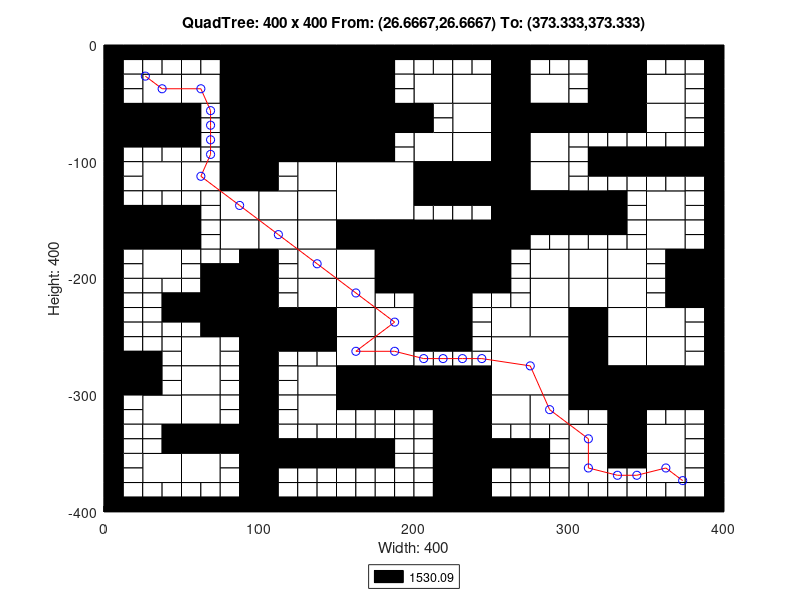

The MATLAB script that drew this image:
axis([0 400 -400 0]);
title('QuadTree: 400 x 400 From: (26.6667,26.6667) To: (373.333,373.333)');
xlabel('Width: 400');
ylabel('Height: 400');
rectangle('Position',[100 -50 50 50], 'FaceColor',[0 0 0]);
rectangle('Position',[100 -100 50 50], 'FaceColor',[0 0 0]);
rectangle('Position',[150 -150 50 50], 'FaceColor',[1 1 1]);
rectangle('Position',[200 -200 50 50], 'FaceColor',[0 0 0]);
rectangle('Position',[250 -300 50 50], 'FaceColor',[1 1 1]);
rectangle('Position',[25 -50 25 25], 'FaceColor',[1 1 1]);
rectangle('Position',[75 -25 25 25], 'FaceColor',[0 0 0]);
rectangle('Position',[50 -50 25 25], 'FaceColor',[1 1 1]);
rectangle('Position',[75 -50 25 25], 'FaceColor',[0 0 0]);
rectangle('Position',[0 -75 25 25], 'FaceColor',[0 0 0]);
rectangle('Position',[25 -75 25 25], 'FaceColor',[0 0 0]);
rectangle('Position',[75 -75 25 25], 'FaceColor',[0 0 0]);
rectangle('Position',[75 -100 25 25], 'FaceColor',[0 0 0]);
rectangle('Position',[150 -25 25 25], 'FaceColor',[0 0 0]);
rectangle('Position',[150 -50 25 25], 'FaceColor',[0 0 0]);
rectangle('Position',[150 -75 25 25], 'FaceColor',[0 0 0]);
rectangle('Position',[175 -75 25 25], 'FaceColor',[0 0 0]);
rectangle('Position',[150 -100 25 25], 'FaceColor',[0 0 0]);
rectangle('Position',[25 -125 25 25], 'FaceColor',[1 1 1]);
rectangle('Position',[50 -125 25 25], 'FaceColor',[1 1 1]);
rectangle('Position',[75 -125 25 25], 'FaceColor',[0 0 0]);
rectangle('Position',[75 -150 25 25], 'FaceColor',[1 1 1]);
rectangle('Position',[0 -175 25 25], 'FaceColor',[0 0 0]);
rectangle('Position',[25 -175 25 25], 'FaceColor',[0 0 0]);
rectangle('Position',[25 -200 25 25], 'FaceColor',[1 1 1]);
rectangle('Position',[75 -175 25 25], 'FaceColor',[1 1 1]);
rectangle('Position',[125 -125 25 25], 'FaceColor',[1 1 1]);
rectangle('Position',[100 -150 25 25], 'FaceColor',[1 1 1]);
rectangle('Position',[125 -150 25 25], 'FaceColor',[1 1 1]);
rectangle('Position',[100 -175 25 25], 'FaceColor',[1 1 1]);
rectangle('Position',[125 -175 25 25], 'FaceColor',[1 1 1]);
rectangle('Position',[125 -200 25 25], 'FaceColor',[1 1 1]);
rectangle('Position',[150 -175 25 25], 'FaceColor',[0 0 0]);
rectangle('Position',[175 -175 25 25], 'FaceColor',[0 0 0]);
rectangle('Position',[150 -200 25 25], 'FaceColor',[1 1 1]);
rectangle('Position',[175 -200 25 25], 'FaceColor',[0 0 0]);
rectangle('Position',[200 -50 25 25], 'FaceColor',[1 1 1]);
rectangle('Position',[225 -50 25 25], 'FaceColor',[1 1 1]);
rectangle('Position',[250 -25 25 25], 'FaceColor',[0 0 0]);
rectangle('Position',[250 -50 25 25], 'FaceColor',[0 0 0]);
rectangle('Position',[275 -50 25 25], 'FaceColor',[1 1 1]);
rectangle('Position',[225 -75 25 25], 'FaceColor',[1 1 1]);
rectangle('Position',[200 -100 25 25], 'FaceColor',[1 1 1]);
rectangle('Position',[225 -100 25 25], 'FaceColor',[1 1 1]);
rectangle('Position',[250 -75 25 25], 'FaceColor',[0 0 0]);
rectangle('Position',[275 -75 25 25], 'FaceColor',[0 0 0]);
rectangle('Position',[250 -100 25 25], 'FaceColor',[0 0 0]);
rectangle('Position',[275 -100 25 25], 'FaceColor',[1 1 1]);
rectangle('Position',[325 -25 25 25], 'FaceColor',[0 0 0]);
rectangle('Position',[325 -50 25 25], 'FaceColor',[0 0 0]);
rectangle('Position',[350 -50 25 25], 'FaceColor',[1 1 1]);
rectangle('Position',[300 -75 25 25], 'FaceColor',[0 0 0]);
rectangle('Position',[325 -75 25 25], 'FaceColor',[0 0 0]);
rectangle('Position',[350 -75 25 25], 'FaceColor',[1 1 1]);
rectangle('Position',[200 -125 25 25], 'FaceColor',[0 0 0]);
rectangle('Position',[225 -125 25 25], 'FaceColor',[0 0 0]);
rectangle('Position',[250 -125 25 25], 'FaceColor',[0 0 0]);
rectangle('Position',[275 -125 25 25], 'FaceColor',[1 1 1]);
rectangle('Position',[250 -150 25 25], 'FaceColor',[0 0 0]);
rectangle('Position',[275 -150 25 25], 'FaceColor',[0 0 0]);
rectangle('Position',[250 -175 25 25], 'FaceColor',[0 0 0]);
rectangle('Position',[275 -200 25 25], 'FaceColor',[1 1 1]);
rectangle('Position',[300 -150 25 25], 'FaceColor',[0 0 0]);
rectangle('Position',[350 -150 25 25], 'FaceColor',[1 1 1]);
rectangle('Position',[300 -200 25 25], 'FaceColor',[1 1 1]);
rectangle('Position',[325 -200 25 25], 'FaceColor',[1 1 1]);
rectangle('Position',[350 -175 25 25], 'FaceColor',[1 1 1]);
rectangle('Position',[375 -200 25 25], 'FaceColor',[0 0 0]);
rectangle('Position',[75 -225 25 25], 'FaceColor',[0 0 0]);
rectangle('Position',[75 -250 25 25], 'FaceColor',[0 0 0]);
rectangle('Position',[0 -300 25 25], 'FaceColor',[0 0 0]);
rectangle('Position',[50 -275 25 25], 'FaceColor',[1 1 1]);
rectangle('Position',[50 -300 25 25], 'FaceColor',[1 1 1]);
rectangle('Position',[125 -225 25 25], 'FaceColor',[1 1 1]);
rectangle('Position',[100 -250 25 25], 'FaceColor',[0 0 0]);
rectangle('Position',[125 -250 25 25], 'FaceColor',[0 0 0]);
rectangle('Position',[150 -225 25 25], 'FaceColor',[1 1 1]);
rectangle('Position',[150 -250 25 25], 'FaceColor',[1 1 1]);
rectangle('Position',[175 -250 25 25], 'FaceColor',[1 1 1]);
rectangle('Position',[125 -300 25 25], 'FaceColor',[1 1 1]);
rectangle('Position',[150 -275 25 25], 'FaceColor',[1 1 1]);
rectangle('Position',[175 -275 25 25], 'FaceColor',[1 1 1]);
rectangle('Position',[150 -300 25 25], 'FaceColor',[0 0 0]);
rectangle('Position',[175 -300 25 25], 'FaceColor',[0 0 0]);
rectangle('Position',[25 -325 25 25], 'FaceColor',[1 1 1]);
rectangle('Position',[50 -325 25 25], 'FaceColor',[1 1 1]);
rectangle('Position',[50 -350 25 25], 'FaceColor',[0 0 0]);
rectangle('Position',[75 -350 25 25], 'FaceColor',[0 0 0]);
rectangle('Position',[25 -375 25 25], 'FaceColor',[1 1 1]);
rectangle('Position',[50 -375 25 25], 'FaceColor',[1 1 1]);
rectangle('Position',[125 -325 25 25], 'FaceColor',[1 1 1]);
rectangle('Position',[200 -225 25 25], 'FaceColor',[0 0 0]);
rectangle('Position',[200 -250 25 25], 'FaceColor',[0 0 0]);
rectangle('Position',[275 -225 25 25], 'FaceColor',[1 1 1]);
rectangle('Position',[250 -250 25 25], 'FaceColor',[1 1 1]);
rectangle('Position',[275 -250 25 25], 'FaceColor',[1 1 1]);
rectangle('Position',[200 -300 25 25], 'FaceColor',[0 0 0]);
rectangle('Position',[225 -300 25 25], 'FaceColor',[0 0 0]);
rectangle('Position',[300 -225 25 25], 'FaceColor',[1 1 1]);
rectangle('Position',[325 -225 25 25], 'FaceColor',[1 1 1]);
rectangle('Position',[300 -250 25 25], 'FaceColor',[0 0 0]);
rectangle('Position',[325 -250 25 25], 'FaceColor',[1 1 1]);
rectangle('Position',[375 -225 25 25], 'FaceColor',[0 0 0]);
rectangle('Position',[350 -250 25 25], 'FaceColor',[1 1 1]);
rectangle('Position',[300 -275 25 25], 'FaceColor',[0 0 0]);
rectangle('Position',[325 -275 25 25], 'FaceColor',[1 1 1]);
rectangle('Position',[300 -300 25 25], 'FaceColor',[0 0 0]);
rectangle('Position',[325 -300 25 25], 'FaceColor',[0 0 0]);
rectangle('Position',[350 -275 25 25], 'FaceColor',[1 1 1]);
rectangle('Position',[350 -300 25 25], 'FaceColor',[0 0 0]);
rectangle('Position',[375 -300 25 25], 'FaceColor',[0 0 0]);
rectangle('Position',[225 -325 25 25], 'FaceColor',[0 0 0]);
rectangle('Position',[225 -350 25 25], 'FaceColor',[0 0 0]);
rectangle('Position',[250 -325 25 25], 'FaceColor',[1 1 1]);
rectangle('Position',[275 -325 25 25], 'FaceColor',[1 1 1]);
rectangle('Position',[225 -375 25 25], 'FaceColor',[0 0 0]);
rectangle('Position',[225 -400 25 25], 'FaceColor',[0 0 0]);
rectangle('Position',[325 -325 25 25], 'FaceColor',[0 0 0]);
rectangle('Position',[300 -350 25 25], 'FaceColor',[1 1 1]);
rectangle('Position',[325 -350 25 25], 'FaceColor',[0 0 0]);
rectangle('Position',[350 -350 25 25], 'FaceColor',[1 1 1]);
rectangle('Position',[300 -375 25 25], 'FaceColor',[1 1 1]);
rectangle('Position',[350 -375 25 25], 'FaceColor',[1 1 1]);
rectangle('Position',[0 -12.5 12.5 12.5], 'FaceColor',[0 0 0]);
rectangle('Position',[12.5 -12.5 12.5 12.5], 'FaceColor',[0 0 0]);
rectangle('Position',[0 -25 12.5 12.5], 'FaceColor',[0 0 0]);
rectangle('Position',[12.5 -25 12.5 12.5], 'FaceColor',[1 1 1]);
rectangle('Position',[25 -12.5 12.5 12.5], 'FaceColor',[0 0 0]);
rectangle('Position',[37.5 -12.5 12.5 12.5], 'FaceColor',[0 0 0]);
rectangle('Position',[25 -25 12.5 12.5], 'FaceColor',[1 1 1]);
rectangle('Position',[37.5 -25 12.5 12.5], 'FaceColor',[1 1 1]);
rectangle('Position',[0 -37.5 12.5 12.5], 'FaceColor',[0 0 0]);
rectangle('Position',[12.5 -37.5 12.5 12.5], 'FaceColor',[1 1 1]);
rectangle('Position',[0 -50 12.5 12.5], 'FaceColor',[0 0 0]);
rectangle('Position',[12.5 -50 12.5 12.5], 'FaceColor',[1 1 1]);
rectangle('Position',[50 -12.5 12.5 12.5], 'FaceColor',[0 0 0]);
rectangle('Position',[62.5 -12.5 12.5 12.5], 'FaceColor',[0 0 0]);
rectangle('Position',[50 -25 12.5 12.5], 'FaceColor',[1 1 1]);
rectangle('Position',[62.5 -25 12.5 12.5], 'FaceColor',[1 1 1]);
rectangle('Position',[0 -87.5 12.5 12.5], 'FaceColor',[0 0 0]);
rectangle('Position',[12.5 -87.5 12.5 12.5], 'FaceColor',[0 0 0]);
rectangle('Position',[0 -100 12.5 12.5], 'FaceColor',[0 0 0]);
rectangle('Position',[12.5 -100 12.5 12.5], 'FaceColor',[1 1 1]);
rectangle('Position',[25 -87.5 12.5 12.5], 'FaceColor',[0 0 0]);
rectangle('Position',[37.5 -87.5 12.5 12.5], 'FaceColor',[0 0 0]);
rectangle('Position',[25 -100 12.5 12.5], 'FaceColor',[1 1 1]);
rectangle('Position',[37.5 -100 12.5 12.5], 'FaceColor',[1 1 1]);
rectangle('Position',[50 -62.5 12.5 12.5], 'FaceColor',[0 0 0]);
rectangle('Position',[62.5 -62.5 12.5 12.5], 'FaceColor',[1 1 1]);
rectangle('Position',[50 -75 12.5 12.5], 'FaceColor',[0 0 0]);
rectangle('Position',[62.5 -75 12.5 12.5], 'FaceColor',[1 1 1]);
rectangle('Position',[50 -87.5 12.5 12.5], 'FaceColor',[0 0 0]);
rectangle('Position',[62.5 -87.5 12.5 12.5], 'FaceColor',[1 1 1]);
rectangle('Position',[50 -100 12.5 12.5], 'FaceColor',[1 1 1]);
rectangle('Position',[62.5 -100 12.5 12.5], 'FaceColor',[1 1 1]);
rectangle('Position',[175 -12.5 12.5 12.5], 'FaceColor',[0 0 0]);
rectangle('Position',[187.5 -12.5 12.5 12.5], 'FaceColor',[0 0 0]);
rectangle('Position',[175 -25 12.5 12.5], 'FaceColor',[0 0 0]);
rectangle('Position',[187.5 -25 12.5 12.5], 'FaceColor',[1 1 1]);
rectangle('Position',[175 -37.5 12.5 12.5], 'FaceColor',[0 0 0]);
rectangle('Position',[187.5 -37.5 12.5 12.5], 'FaceColor',[1 1 1]);
rectangle('Position',[175 -50 12.5 12.5], 'FaceColor',[0 0 0]);
rectangle('Position',[187.5 -50 12.5 12.5], 'FaceColor',[1 1 1]);
rectangle('Position',[175 -87.5 12.5 12.5], 'FaceColor',[0 0 0]);
rectangle('Position',[187.5 -87.5 12.5 12.5], 'FaceColor',[1 1 1]);
rectangle('Position',[175 -100 12.5 12.5], 'FaceColor',[0 0 0]);
rectangle('Position',[187.5 -100 12.5 12.5], 'FaceColor',[1 1 1]);
rectangle('Position',[0 -112.5 12.5 12.5], 'FaceColor',[0 0 0]);
rectangle('Position',[12.5 -112.5 12.5 12.5], 'FaceColor',[1 1 1]);
rectangle('Position',[0 -125 12.5 12.5], 'FaceColor',[0 0 0]);
rectangle('Position',[12.5 -125 12.5 12.5], 'FaceColor',[1 1 1]);
rectangle('Position',[0 -137.5 12.5 12.5], 'FaceColor',[0 0 0]);
rectangle('Position',[12.5 -137.5 12.5 12.5], 'FaceColor',[1 1 1]);
rectangle('Position',[0 -150 12.5 12.5], 'FaceColor',[0 0 0]);
rectangle('Position',[12.5 -150 12.5 12.5], 'FaceColor',[0 0 0]);
rectangle('Position',[25 -137.5 12.5 12.5], 'FaceColor',[1 1 1]);
rectangle('Position',[37.5 -137.5 12.5 12.5], 'FaceColor',[1 1 1]);
rectangle('Position',[25 -150 12.5 12.5], 'FaceColor',[0 0 0]);
rectangle('Position',[37.5 -150 12.5 12.5], 'FaceColor',[0 0 0]);
rectangle('Position',[50 -137.5 12.5 12.5], 'FaceColor',[1 1 1]);
rectangle('Position',[62.5 -137.5 12.5 12.5], 'FaceColor',[1 1 1]);
rectangle('Position',[50 -150 12.5 12.5], 'FaceColor',[0 0 0]);
rectangle('Position',[62.5 -150 12.5 12.5], 'FaceColor',[1 1 1]);
rectangle('Position',[0 -187.5 12.5 12.5], 'FaceColor',[0 0 0]);
rectangle('Position',[12.5 -187.5 12.5 12.5], 'FaceColor',[1 1 1]);
rectangle('Position',[0 -200 12.5 12.5], 'FaceColor',[0 0 0]);
rectangle('Position',[12.5 -200 12.5 12.5], 'FaceColor',[1 1 1]);
rectangle('Position',[50 -162.5 12.5 12.5], 'FaceColor',[0 0 0]);
rectangle('Position',[62.5 -162.5 12.5 12.5], 'FaceColor',[1 1 1]);
rectangle('Position',[50 -175 12.5 12.5], 'FaceColor',[0 0 0]);
rectangle('Position',[62.5 -175 12.5 12.5], 'FaceColor',[1 1 1]);
rectangle('Position',[50 -187.5 12.5 12.5], 'FaceColor',[1 1 1]);
rectangle('Position',[62.5 -187.5 12.5 12.5], 'FaceColor',[1 1 1]);
rectangle('Position',[50 -200 12.5 12.5], 'FaceColor',[1 1 1]);
rectangle('Position',[62.5 -200 12.5 12.5], 'FaceColor',[0 0 0]);
rectangle('Position',[75 -187.5 12.5 12.5], 'FaceColor',[1 1 1]);
rectangle('Position',[87.5 -187.5 12.5 12.5], 'FaceColor',[0 0 0]);
rectangle('Position',[75 -200 12.5 12.5], 'FaceColor',[0 0 0]);
rectangle('Position',[87.5 -200 12.5 12.5], 'FaceColor',[0 0 0]);
rectangle('Position',[100 -112.5 12.5 12.5], 'FaceColor',[0 0 0]);
rectangle('Position',[112.5 -112.5 12.5 12.5], 'FaceColor',[1 1 1]);
rectangle('Position',[100 -125 12.5 12.5], 'FaceColor',[0 0 0]);
rectangle('Position',[112.5 -125 12.5 12.5], 'FaceColor',[1 1 1]);
rectangle('Position',[100 -187.5 12.5 12.5], 'FaceColor',[0 0 0]);
rectangle('Position',[112.5 -187.5 12.5 12.5], 'FaceColor',[1 1 1]);
rectangle('Position',[100 -200 12.5 12.5], 'FaceColor',[0 0 0]);
rectangle('Position',[112.5 -200 12.5 12.5], 'FaceColor',[1 1 1]);
rectangle('Position',[200 -12.5 12.5 12.5], 'FaceColor',[0 0 0]);
rectangle('Position',[212.5 -12.5 12.5 12.5], 'FaceColor',[0 0 0]);
rectangle('Position',[200 -25 12.5 12.5], 'FaceColor',[1 1 1]);
rectangle('Position',[212.5 -25 12.5 12.5], 'FaceColor',[1 1 1]);
rectangle('Position',[225 -12.5 12.5 12.5], 'FaceColor',[0 0 0]);
rectangle('Position',[237.5 -12.5 12.5 12.5], 'FaceColor',[0 0 0]);
rectangle('Position',[225 -25 12.5 12.5], 'FaceColor',[1 1 1]);
rectangle('Position',[237.5 -25 12.5 12.5], 'FaceColor',[1 1 1]);
rectangle('Position',[275 -12.5 12.5 12.5], 'FaceColor',[0 0 0]);
rectangle('Position',[287.5 -12.5 12.5 12.5], 'FaceColor',[0 0 0]);
rectangle('Position',[275 -25 12.5 12.5], 'FaceColor',[1 1 1]);
rectangle('Position',[287.5 -25 12.5 12.5], 'FaceColor',[1 1 1]);
rectangle('Position',[200 -62.5 12.5 12.5], 'FaceColor',[0 0 0]);
rectangle('Position',[212.5 -62.5 12.5 12.5], 'FaceColor',[1 1 1]);
rectangle('Position',[200 -75 12.5 12.5], 'FaceColor',[0 0 0]);
rectangle('Position',[212.5 -75 12.5 12.5], 'FaceColor',[1 1 1]);
rectangle('Position',[300 -12.5 12.5 12.5], 'FaceColor',[0 0 0]);
rectangle('Position',[312.5 -12.5 12.5 12.5], 'FaceColor',[0 0 0]);
rectangle('Position',[300 -25 12.5 12.5], 'FaceColor',[1 1 1]);
rectangle('Position',[312.5 -25 12.5 12.5], 'FaceColor',[0 0 0]);
rectangle('Position',[300 -37.5 12.5 12.5], 'FaceColor',[1 1 1]);
rectangle('Position',[312.5 -37.5 12.5 12.5], 'FaceColor',[0 0 0]);
rectangle('Position',[300 -50 12.5 12.5], 'FaceColor',[1 1 1]);
rectangle('Position',[312.5 -50 12.5 12.5], 'FaceColor',[0 0 0]);
rectangle('Position',[350 -12.5 12.5 12.5], 'FaceColor',[0 0 0]);
rectangle('Position',[362.5 -12.5 12.5 12.5], 'FaceColor',[0 0 0]);
rectangle('Position',[350 -25 12.5 12.5], 'FaceColor',[1 1 1]);
rectangle('Position',[362.5 -25 12.5 12.5], 'FaceColor',[1 1 1]);
rectangle('Position',[375 -12.5 12.5 12.5], 'FaceColor',[0 0 0]);
rectangle('Position',[387.5 -12.5 12.5 12.5], 'FaceColor',[0 0 0]);
rectangle('Position',[375 -25 12.5 12.5], 'FaceColor',[1 1 1]);
rectangle('Position',[387.5 -25 12.5 12.5], 'FaceColor',[0 0 0]);
rectangle('Position',[375 -37.5 12.5 12.5], 'FaceColor',[1 1 1]);
rectangle('Position',[387.5 -37.5 12.5 12.5], 'FaceColor',[0 0 0]);
rectangle('Position',[375 -50 12.5 12.5], 'FaceColor',[1 1 1]);
rectangle('Position',[387.5 -50 12.5 12.5], 'FaceColor',[0 0 0]);
rectangle('Position',[300 -87.5 12.5 12.5], 'FaceColor',[1 1 1]);
rectangle('Position',[312.5 -87.5 12.5 12.5], 'FaceColor',[1 1 1]);
rectangle('Position',[300 -100 12.5 12.5], 'FaceColor',[1 1 1]);
rectangle('Position',[312.5 -100 12.5 12.5], 'FaceColor',[0 0 0]);
rectangle('Position',[325 -87.5 12.5 12.5], 'FaceColor',[1 1 1]);
rectangle('Position',[337.5 -87.5 12.5 12.5], 'FaceColor',[1 1 1]);
rectangle('Position',[325 -100 12.5 12.5], 'FaceColor',[0 0 0]);
rectangle('Position',[337.5 -100 12.5 12.5], 'FaceColor',[0 0 0]);
rectangle('Position',[375 -62.5 12.5 12.5], 'FaceColor',[1 1 1]);
rectangle('Position',[387.5 -62.5 12.5 12.5], 'FaceColor',[0 0 0]);
rectangle('Position',[375 -75 12.5 12.5], 'FaceColor',[1 1 1]);
rectangle('Position',[387.5 -75 12.5 12.5], 'FaceColor',[0 0 0]);
rectangle('Position',[350 -87.5 12.5 12.5], 'FaceColor',[1 1 1]);
rectangle('Position',[362.5 -87.5 12.5 12.5], 'FaceColor',[1 1 1]);
rectangle('Position',[350 -100 12.5 12.5], 'FaceColor',[0 0 0]);
rectangle('Position',[362.5 -100 12.5 12.5], 'FaceColor',[0 0 0]);
rectangle('Position',[375 -87.5 12.5 12.5], 'FaceColor',[1 1 1]);
rectangle('Position',[387.5 -87.5 12.5 12.5], 'FaceColor',[0 0 0]);
rectangle('Position',[375 -100 12.5 12.5], 'FaceColor',[0 0 0]);
rectangle('Position',[387.5 -100 12.5 12.5], 'FaceColor',[0 0 0]);
rectangle('Position',[200 -137.5 12.5 12.5], 'FaceColor',[0 0 0]);
rectangle('Position',[212.5 -137.5 12.5 12.5], 'FaceColor',[0 0 0]);
rectangle('Position',[200 -150 12.5 12.5], 'FaceColor',[1 1 1]);
rectangle('Position',[212.5 -150 12.5 12.5], 'FaceColor',[1 1 1]);
rectangle('Position',[225 -137.5 12.5 12.5], 'FaceColor',[0 0 0]);
rectangle('Position',[237.5 -137.5 12.5 12.5], 'FaceColor',[0 0 0]);
rectangle('Position',[225 -150 12.5 12.5], 'FaceColor',[1 1 1]);
rectangle('Position',[237.5 -150 12.5 12.5], 'FaceColor',[1 1 1]);
rectangle('Position',[275 -162.5 12.5 12.5], 'FaceColor',[0 0 0]);
rectangle('Position',[287.5 -162.5 12.5 12.5], 'FaceColor',[0 0 0]);
rectangle('Position',[275 -175 12.5 12.5], 'FaceColor',[1 1 1]);
rectangle('Position',[287.5 -175 12.5 12.5], 'FaceColor',[1 1 1]);
rectangle('Position',[250 -187.5 12.5 12.5], 'FaceColor',[0 0 0]);
rectangle('Position',[262.5 -187.5 12.5 12.5], 'FaceColor',[1 1 1]);
rectangle('Position',[250 -200 12.5 12.5], 'FaceColor',[0 0 0]);
rectangle('Position',[262.5 -200 12.5 12.5], 'FaceColor',[1 1 1]);
rectangle('Position',[300 -112.5 12.5 12.5], 'FaceColor',[1 1 1]);
rectangle('Position',[312.5 -112.5 12.5 12.5], 'FaceColor',[0 0 0]);
rectangle('Position',[300 -125 12.5 12.5], 'FaceColor',[1 1 1]);
rectangle('Position',[312.5 -125 12.5 12.5], 'FaceColor',[1 1 1]);
rectangle('Position',[325 -112.5 12.5 12.5], 'FaceColor',[0 0 0]);
rectangle('Position',[337.5 -112.5 12.5 12.5], 'FaceColor',[0 0 0]);
rectangle('Position',[325 -125 12.5 12.5], 'FaceColor',[1 1 1]);
rectangle('Position',[337.5 -125 12.5 12.5], 'FaceColor',[1 1 1]);
rectangle('Position',[325 -137.5 12.5 12.5], 'FaceColor',[0 0 0]);
rectangle('Position',[337.5 -137.5 12.5 12.5], 'FaceColor',[1 1 1]);
rectangle('Position',[325 -150 12.5 12.5], 'FaceColor',[0 0 0]);
rectangle('Position',[337.5 -150 12.5 12.5], 'FaceColor',[1 1 1]);
rectangle('Position',[350 -112.5 12.5 12.5], 'FaceColor',[0 0 0]);
rectangle('Position',[362.5 -112.5 12.5 12.5], 'FaceColor',[0 0 0]);
rectangle('Position',[350 -125 12.5 12.5], 'FaceColor',[1 1 1]);
rectangle('Position',[362.5 -125 12.5 12.5], 'FaceColor',[1 1 1]);
rectangle('Position',[375 -112.5 12.5 12.5], 'FaceColor',[0 0 0]);
rectangle('Position',[387.5 -112.5 12.5 12.5], 'FaceColor',[0 0 0]);
rectangle('Position',[375 -125 12.5 12.5], 'FaceColor',[1 1 1]);
rectangle('Position',[387.5 -125 12.5 12.5], 'FaceColor',[0 0 0]);
rectangle('Position',[375 -137.5 12.5 12.5], 'FaceColor',[1 1 1]);
rectangle('Position',[387.5 -137.5 12.5 12.5], 'FaceColor',[0 0 0]);
rectangle('Position',[375 -150 12.5 12.5], 'FaceColor',[1 1 1]);
rectangle('Position',[387.5 -150 12.5 12.5], 'FaceColor',[0 0 0]);
rectangle('Position',[300 -162.5 12.5 12.5], 'FaceColor',[0 0 0]);
rectangle('Position',[312.5 -162.5 12.5 12.5], 'FaceColor',[0 0 0]);
rectangle('Position',[300 -175 12.5 12.5], 'FaceColor',[1 1 1]);
rectangle('Position',[312.5 -175 12.5 12.5], 'FaceColor',[1 1 1]);
rectangle('Position',[325 -162.5 12.5 12.5], 'FaceColor',[0 0 0]);
rectangle('Position',[337.5 -162.5 12.5 12.5], 'FaceColor',[1 1 1]);
rectangle('Position',[325 -175 12.5 12.5], 'FaceColor',[1 1 1]);
rectangle('Position',[337.5 -175 12.5 12.5], 'FaceColor',[1 1 1]);
rectangle('Position',[375 -162.5 12.5 12.5], 'FaceColor',[1 1 1]);
rectangle('Position',[387.5 -162.5 12.5 12.5], 'FaceColor',[0 0 0]);
rectangle('Position',[375 -175 12.5 12.5], 'FaceColor',[1 1 1]);
rectangle('Position',[387.5 -175 12.5 12.5], 'FaceColor',[0 0 0]);
rectangle('Position',[350 -187.5 12.5 12.5], 'FaceColor',[1 1 1]);
rectangle('Position',[362.5 -187.5 12.5 12.5], 'FaceColor',[0 0 0]);
rectangle('Position',[350 -200 12.5 12.5], 'FaceColor',[1 1 1]);
rectangle('Position',[362.5 -200 12.5 12.5], 'FaceColor',[0 0 0]);
rectangle('Position',[0 -212.5 12.5 12.5], 'FaceColor',[0 0 0]);
rectangle('Position',[12.5 -212.5 12.5 12.5], 'FaceColor',[1 1 1]);
rectangle('Position',[0 -225 12.5 12.5], 'FaceColor',[0 0 0]);
rectangle('Position',[12.5 -225 12.5 12.5], 'FaceColor',[1 1 1]);
rectangle('Position',[25 -212.5 12.5 12.5], 'FaceColor',[1 1 1]);
rectangle('Position',[37.5 -212.5 12.5 12.5], 'FaceColor',[1 1 1]);
rectangle('Position',[25 -225 12.5 12.5], 'FaceColor',[1 1 1]);
rectangle('Position',[37.5 -225 12.5 12.5], 'FaceColor',[0 0 0]);
rectangle('Position',[0 -237.5 12.5 12.5], 'FaceColor',[0 0 0]);
rectangle('Position',[12.5 -237.5 12.5 12.5], 'FaceColor',[1 1 1]);
rectangle('Position',[0 -250 12.5 12.5], 'FaceColor',[0 0 0]);
rectangle('Position',[12.5 -250 12.5 12.5], 'FaceColor',[1 1 1]);
rectangle('Position',[25 -237.5 12.5 12.5], 'FaceColor',[1 1 1]);
rectangle('Position',[37.5 -237.5 12.5 12.5], 'FaceColor',[0 0 0]);
rectangle('Position',[25 -250 12.5 12.5], 'FaceColor',[1 1 1]);
rectangle('Position',[37.5 -250 12.5 12.5], 'FaceColor',[1 1 1]);
rectangle('Position',[50 -212.5 12.5 12.5], 'FaceColor',[1 1 1]);
rectangle('Position',[62.5 -212.5 12.5 12.5], 'FaceColor',[0 0 0]);
rectangle('Position',[50 -225 12.5 12.5], 'FaceColor',[0 0 0]);
rectangle('Position',[62.5 -225 12.5 12.5], 'FaceColor',[0 0 0]);
rectangle('Position',[50 -237.5 12.5 12.5], 'FaceColor',[0 0 0]);
rectangle('Position',[62.5 -237.5 12.5 12.5], 'FaceColor',[0 0 0]);
rectangle('Position',[50 -250 12.5 12.5], 'FaceColor',[1 1 1]);
rectangle('Position',[62.5 -250 12.5 12.5], 'FaceColor',[0 0 0]);
rectangle('Position',[0 -262.5 12.5 12.5], 'FaceColor',[0 0 0]);
rectangle('Position',[12.5 -262.5 12.5 12.5], 'FaceColor',[1 1 1]);
rectangle('Position',[0 -275 12.5 12.5], 'FaceColor',[0 0 0]);
rectangle('Position',[12.5 -275 12.5 12.5], 'FaceColor',[0 0 0]);
rectangle('Position',[25 -262.5 12.5 12.5], 'FaceColor',[1 1 1]);
rectangle('Position',[37.5 -262.5 12.5 12.5], 'FaceColor',[1 1 1]);
rectangle('Position',[25 -275 12.5 12.5], 'FaceColor',[0 0 0]);
rectangle('Position',[37.5 -275 12.5 12.5], 'FaceColor',[1 1 1]);
rectangle('Position',[25 -287.5 12.5 12.5], 'FaceColor',[0 0 0]);
rectangle('Position',[37.5 -287.5 12.5 12.5], 'FaceColor',[1 1 1]);
rectangle('Position',[25 -300 12.5 12.5], 'FaceColor',[0 0 0]);
rectangle('Position',[37.5 -300 12.5 12.5], 'FaceColor',[1 1 1]);
rectangle('Position',[75 -262.5 12.5 12.5], 'FaceColor',[1 1 1]);
rectangle('Position',[87.5 -262.5 12.5 12.5], 'FaceColor',[0 0 0]);
rectangle('Position',[75 -275 12.5 12.5], 'FaceColor',[1 1 1]);
rectangle('Position',[87.5 -275 12.5 12.5], 'FaceColor',[0 0 0]);
rectangle('Position',[75 -287.5 12.5 12.5], 'FaceColor',[1 1 1]);
rectangle('Position',[87.5 -287.5 12.5 12.5], 'FaceColor',[0 0 0]);
rectangle('Position',[75 -300 12.5 12.5], 'FaceColor',[1 1 1]);
rectangle('Position',[87.5 -300 12.5 12.5], 'FaceColor',[0 0 0]);
rectangle('Position',[100 -212.5 12.5 12.5], 'FaceColor',[0 0 0]);
rectangle('Position',[112.5 -212.5 12.5 12.5], 'FaceColor',[1 1 1]);
rectangle('Position',[100 -225 12.5 12.5], 'FaceColor',[0 0 0]);
rectangle('Position',[112.5 -225 12.5 12.5], 'FaceColor',[1 1 1]);
rectangle('Position',[175 -212.5 12.5 12.5], 'FaceColor',[0 0 0]);
rectangle('Position',[187.5 -212.5 12.5 12.5], 'FaceColor',[0 0 0]);
rectangle('Position',[175 -225 12.5 12.5], 'FaceColor',[1 1 1]);
rectangle('Position',[187.5 -225 12.5 12.5], 'FaceColor',[1 1 1]);
rectangle('Position',[100 -262.5 12.5 12.5], 'FaceColor',[0 0 0]);
rectangle('Position',[112.5 -262.5 12.5 12.5], 'FaceColor',[0 0 0]);
rectangle('Position',[100 -275 12.5 12.5], 'FaceColor',[0 0 0]);
rectangle('Position',[112.5 -275 12.5 12.5], 'FaceColor',[1 1 1]);
rectangle('Position',[125 -262.5 12.5 12.5], 'FaceColor',[0 0 0]);
rectangle('Position',[137.5 -262.5 12.5 12.5], 'FaceColor',[0 0 0]);
rectangle('Position',[125 -275 12.5 12.5], 'FaceColor',[1 1 1]);
rectangle('Position',[137.5 -275 12.5 12.5], 'FaceColor',[1 1 1]);
rectangle('Position',[100 -287.5 12.5 12.5], 'FaceColor',[0 0 0]);
rectangle('Position',[112.5 -287.5 12.5 12.5], 'FaceColor',[1 1 1]);
rectangle('Position',[100 -300 12.5 12.5], 'FaceColor',[0 0 0]);
rectangle('Position',[112.5 -300 12.5 12.5], 'FaceColor',[1 1 1]);
rectangle('Position',[0 -312.5 12.5 12.5], 'FaceColor',[0 0 0]);
rectangle('Position',[12.5 -312.5 12.5 12.5], 'FaceColor',[1 1 1]);
rectangle('Position',[0 -325 12.5 12.5], 'FaceColor',[0 0 0]);
rectangle('Position',[12.5 -325 12.5 12.5], 'FaceColor',[1 1 1]);
rectangle('Position',[0 -337.5 12.5 12.5], 'FaceColor',[0 0 0]);
rectangle('Position',[12.5 -337.5 12.5 12.5], 'FaceColor',[1 1 1]);
rectangle('Position',[0 -350 12.5 12.5], 'FaceColor',[0 0 0]);
rectangle('Position',[12.5 -350 12.5 12.5], 'FaceColor',[1 1 1]);
rectangle('Position',[25 -337.5 12.5 12.5], 'FaceColor',[1 1 1]);
rectangle('Position',[37.5 -337.5 12.5 12.5], 'FaceColor',[0 0 0]);
rectangle('Position',[25 -350 12.5 12.5], 'FaceColor',[1 1 1]);
rectangle('Position',[37.5 -350 12.5 12.5], 'FaceColor',[0 0 0]);
rectangle('Position',[75 -312.5 12.5 12.5], 'FaceColor',[1 1 1]);
rectangle('Position',[87.5 -312.5 12.5 12.5], 'FaceColor',[0 0 0]);
rectangle('Position',[75 -325 12.5 12.5], 'FaceColor',[1 1 1]);
rectangle('Position',[87.5 -325 12.5 12.5], 'FaceColor',[0 0 0]);
rectangle('Position',[0 -362.5 12.5 12.5], 'FaceColor',[0 0 0]);
rectangle('Position',[12.5 -362.5 12.5 12.5], 'FaceColor',[1 1 1]);
rectangle('Position',[0 -375 12.5 12.5], 'FaceColor',[0 0 0]);
rectangle('Position',[12.5 -375 12.5 12.5], 'FaceColor',[1 1 1]);
rectangle('Position',[0 -387.5 12.5 12.5], 'FaceColor',[0 0 0]);
rectangle('Position',[12.5 -387.5 12.5 12.5], 'FaceColor',[1 1 1]);
rectangle('Position',[0 -400 12.5 12.5], 'FaceColor',[0 0 0]);
rectangle('Position',[12.5 -400 12.5 12.5], 'FaceColor',[0 0 0]);
rectangle('Position',[25 -387.5 12.5 12.5], 'FaceColor',[1 1 1]);
rectangle('Position',[37.5 -387.5 12.5 12.5], 'FaceColor',[1 1 1]);
rectangle('Position',[25 -400 12.5 12.5], 'FaceColor',[0 0 0]);
rectangle('Position',[37.5 -400 12.5 12.5], 'FaceColor',[0 0 0]);
rectangle('Position',[75 -362.5 12.5 12.5], 'FaceColor',[1 1 1]);
rectangle('Position',[87.5 -362.5 12.5 12.5], 'FaceColor',[0 0 0]);
rectangle('Position',[75 -375 12.5 12.5], 'FaceColor',[1 1 1]);
rectangle('Position',[87.5 -375 12.5 12.5], 'FaceColor',[0 0 0]);
rectangle('Position',[50 -387.5 12.5 12.5], 'FaceColor',[1 1 1]);
rectangle('Position',[62.5 -387.5 12.5 12.5], 'FaceColor',[1 1 1]);
rectangle('Position',[50 -400 12.5 12.5], 'FaceColor',[0 0 0]);
rectangle('Position',[62.5 -400 12.5 12.5], 'FaceColor',[0 0 0]);
rectangle('Position',[75 -387.5 12.5 12.5], 'FaceColor',[1 1 1]);
rectangle('Position',[87.5 -387.5 12.5 12.5], 'FaceColor',[0 0 0]);
rectangle('Position',[75 -400 12.5 12.5], 'FaceColor',[0 0 0]);
rectangle('Position',[87.5 -400 12.5 12.5], 'FaceColor',[0 0 0]);
rectangle('Position',[100 -312.5 12.5 12.5], 'FaceColor',[0 0 0]);
rectangle('Position',[112.5 -312.5 12.5 12.5], 'FaceColor',[1 1 1]);
rectangle('Position',[100 -325 12.5 12.5], 'FaceColor',[0 0 0]);
rectangle('Position',[112.5 -325 12.5 12.5], 'FaceColor',[1 1 1]);
rectangle('Position',[100 -337.5 12.5 12.5], 'FaceColor',[0 0 0]);
rectangle('Position',[112.5 -337.5 12.5 12.5], 'FaceColor',[1 1 1]);
rectangle('Position',[100 -350 12.5 12.5], 'FaceColor',[0 0 0]);
rectangle('Position',[112.5 -350 12.5 12.5], 'FaceColor',[0 0 0]);
rectangle('Position',[125 -337.5 12.5 12.5], 'FaceColor',[1 1 1]);
rectangle('Position',[137.5 -337.5 12.5 12.5], 'FaceColor',[1 1 1]);
rectangle('Position',[125 -350 12.5 12.5], 'FaceColor',[0 0 0]);
rectangle('Position',[137.5 -350 12.5 12.5], 'FaceColor',[0 0 0]);
rectangle('Position',[150 -312.5 12.5 12.5], 'FaceColor',[0 0 0]);
rectangle('Position',[162.5 -312.5 12.5 12.5], 'FaceColor',[0 0 0]);
rectangle('Position',[150 -325 12.5 12.5], 'FaceColor',[1 1 1]);
rectangle('Position',[162.5 -325 12.5 12.5], 'FaceColor',[1 1 1]);
rectangle('Position',[175 -312.5 12.5 12.5], 'FaceColor',[0 0 0]);
rectangle('Position',[187.5 -312.5 12.5 12.5], 'FaceColor',[0 0 0]);
rectangle('Position',[175 -325 12.5 12.5], 'FaceColor',[1 1 1]);
rectangle('Position',[187.5 -325 12.5 12.5], 'FaceColor',[1 1 1]);
rectangle('Position',[150 -337.5 12.5 12.5], 'FaceColor',[1 1 1]);
rectangle('Position',[162.5 -337.5 12.5 12.5], 'FaceColor',[1 1 1]);
rectangle('Position',[150 -350 12.5 12.5], 'FaceColor',[0 0 0]);
rectangle('Position',[162.5 -350 12.5 12.5], 'FaceColor',[0 0 0]);
rectangle('Position',[175 -337.5 12.5 12.5], 'FaceColor',[1 1 1]);
rectangle('Position',[187.5 -337.5 12.5 12.5], 'FaceColor',[1 1 1]);
rectangle('Position',[175 -350 12.5 12.5], 'FaceColor',[0 0 0]);
rectangle('Position',[187.5 -350 12.5 12.5], 'FaceColor',[1 1 1]);
rectangle('Position',[100 -362.5 12.5 12.5], 'FaceColor',[0 0 0]);
rectangle('Position',[112.5 -362.5 12.5 12.5], 'FaceColor',[0 0 0]);
rectangle('Position',[100 -375 12.5 12.5], 'FaceColor',[0 0 0]);
rectangle('Position',[112.5 -375 12.5 12.5], 'FaceColor',[1 1 1]);
rectangle('Position',[125 -362.5 12.5 12.5], 'FaceColor',[0 0 0]);
rectangle('Position',[137.5 -362.5 12.5 12.5], 'FaceColor',[0 0 0]);
rectangle('Position',[125 -375 12.5 12.5], 'FaceColor',[1 1 1]);
rectangle('Position',[137.5 -375 12.5 12.5], 'FaceColor',[1 1 1]);
rectangle('Position',[100 -387.5 12.5 12.5], 'FaceColor',[0 0 0]);
rectangle('Position',[112.5 -387.5 12.5 12.5], 'FaceColor',[1 1 1]);
rectangle('Position',[100 -400 12.5 12.5], 'FaceColor',[0 0 0]);
rectangle('Position',[112.5 -400 12.5 12.5], 'FaceColor',[0 0 0]);
rectangle('Position',[125 -387.5 12.5 12.5], 'FaceColor',[1 1 1]);
rectangle('Position',[137.5 -387.5 12.5 12.5], 'FaceColor',[1 1 1]);
rectangle('Position',[125 -400 12.5 12.5], 'FaceColor',[0 0 0]);
rectangle('Position',[137.5 -400 12.5 12.5], 'FaceColor',[0 0 0]);
rectangle('Position',[150 -362.5 12.5 12.5], 'FaceColor',[0 0 0]);
rectangle('Position',[162.5 -362.5 12.5 12.5], 'FaceColor',[0 0 0]);
rectangle('Position',[150 -375 12.5 12.5], 'FaceColor',[1 1 1]);
rectangle('Position',[162.5 -375 12.5 12.5], 'FaceColor',[1 1 1]);
rectangle('Position',[175 -362.5 12.5 12.5], 'FaceColor',[0 0 0]);
rectangle('Position',[187.5 -362.5 12.5 12.5], 'FaceColor',[1 1 1]);
rectangle('Position',[175 -375 12.5 12.5], 'FaceColor',[1 1 1]);
rectangle('Position',[187.5 -375 12.5 12.5], 'FaceColor',[1 1 1]);
rectangle('Position',[150 -387.5 12.5 12.5], 'FaceColor',[1 1 1]);
rectangle('Position',[162.5 -387.5 12.5 12.5], 'FaceColor',[1 1 1]);
rectangle('Position',[150 -400 12.5 12.5], 'FaceColor',[0 0 0]);
rectangle('Position',[162.5 -400 12.5 12.5], 'FaceColor',[0 0 0]);
rectangle('Position',[175 -387.5 12.5 12.5], 'FaceColor',[1 1 1]);
rectangle('Position',[187.5 -387.5 12.5 12.5], 'FaceColor',[1 1 1]);
rectangle('Position',[175 -400 12.5 12.5], 'FaceColor',[0 0 0]);
rectangle('Position',[187.5 -400 12.5 12.5], 'FaceColor',[0 0 0]);
rectangle('Position',[225 -212.5 12.5 12.5], 'FaceColor',[0 0 0]);
rectangle('Position',[237.5 -212.5 12.5 12.5], 'FaceColor',[0 0 0]);
rectangle('Position',[225 -225 12.5 12.5], 'FaceColor',[0 0 0]);
rectangle('Position',[237.5 -225 12.5 12.5], 'FaceColor',[1 1 1]);
rectangle('Position',[225 -237.5 12.5 12.5], 'FaceColor',[0 0 0]);
rectangle('Position',[237.5 -237.5 12.5 12.5], 'FaceColor',[1 1 1]);
rectangle('Position',[225 -250 12.5 12.5], 'FaceColor',[0 0 0]);
rectangle('Position',[237.5 -250 12.5 12.5], 'FaceColor',[1 1 1]);
rectangle('Position',[250 -212.5 12.5 12.5], 'FaceColor',[0 0 0]);
rectangle('Position',[262.5 -212.5 12.5 12.5], 'FaceColor',[1 1 1]);
rectangle('Position',[250 -225 12.5 12.5], 'FaceColor',[1 1 1]);
rectangle('Position',[262.5 -225 12.5 12.5], 'FaceColor',[1 1 1]);
rectangle('Position',[200 -262.5 12.5 12.5], 'FaceColor',[0 0 0]);
rectangle('Position',[212.5 -262.5 12.5 12.5], 'FaceColor',[0 0 0]);
rectangle('Position',[200 -275 12.5 12.5], 'FaceColor',[1 1 1]);
rectangle('Position',[212.5 -275 12.5 12.5], 'FaceColor',[1 1 1]);
rectangle('Position',[225 -262.5 12.5 12.5], 'FaceColor',[0 0 0]);
rectangle('Position',[237.5 -262.5 12.5 12.5], 'FaceColor',[1 1 1]);
rectangle('Position',[225 -275 12.5 12.5], 'FaceColor',[1 1 1]);
rectangle('Position',[237.5 -275 12.5 12.5], 'FaceColor',[1 1 1]);
rectangle('Position',[350 -212.5 12.5 12.5], 'FaceColor',[1 1 1]);
rectangle('Position',[362.5 -212.5 12.5 12.5], 'FaceColor',[0 0 0]);
rectangle('Position',[350 -225 12.5 12.5], 'FaceColor',[1 1 1]);
rectangle('Position',[362.5 -225 12.5 12.5], 'FaceColor',[0 0 0]);
rectangle('Position',[375 -237.5 12.5 12.5], 'FaceColor',[1 1 1]);
rectangle('Position',[387.5 -237.5 12.5 12.5], 'FaceColor',[0 0 0]);
rectangle('Position',[375 -250 12.5 12.5], 'FaceColor',[1 1 1]);
rectangle('Position',[387.5 -250 12.5 12.5], 'FaceColor',[0 0 0]);
rectangle('Position',[375 -262.5 12.5 12.5], 'FaceColor',[1 1 1]);
rectangle('Position',[387.5 -262.5 12.5 12.5], 'FaceColor',[0 0 0]);
rectangle('Position',[375 -275 12.5 12.5], 'FaceColor',[1 1 1]);
rectangle('Position',[387.5 -275 12.5 12.5], 'FaceColor',[0 0 0]);
rectangle('Position',[200 -312.5 12.5 12.5], 'FaceColor',[0 0 0]);
rectangle('Position',[212.5 -312.5 12.5 12.5], 'FaceColor',[0 0 0]);
rectangle('Position',[200 -325 12.5 12.5], 'FaceColor',[1 1 1]);
rectangle('Position',[212.5 -325 12.5 12.5], 'FaceColor',[0 0 0]);
rectangle('Position',[200 -337.5 12.5 12.5], 'FaceColor',[1 1 1]);
rectangle('Position',[212.5 -337.5 12.5 12.5], 'FaceColor',[0 0 0]);
rectangle('Position',[200 -350 12.5 12.5], 'FaceColor',[1 1 1]);
rectangle('Position',[212.5 -350 12.5 12.5], 'FaceColor',[0 0 0]);
rectangle('Position',[250 -337.5 12.5 12.5], 'FaceColor',[1 1 1]);
rectangle('Position',[262.5 -337.5 12.5 12.5], 'FaceColor',[1 1 1]);
rectangle('Position',[250 -350 12.5 12.5], 'FaceColor',[0 0 0]);
rectangle('Position',[262.5 -350 12.5 12.5], 'FaceColor',[0 0 0]);
rectangle('Position',[275 -337.5 12.5 12.5], 'FaceColor',[1 1 1]);
rectangle('Position',[287.5 -337.5 12.5 12.5], 'FaceColor',[1 1 1]);
rectangle('Position',[275 -350 12.5 12.5], 'FaceColor',[0 0 0]);
rectangle('Position',[287.5 -350 12.5 12.5], 'FaceColor',[1 1 1]);
rectangle('Position',[200 -362.5 12.5 12.5], 'FaceColor',[1 1 1]);
rectangle('Position',[212.5 -362.5 12.5 12.5], 'FaceColor',[0 0 0]);
rectangle('Position',[200 -375 12.5 12.5], 'FaceColor',[1 1 1]);
rectangle('Position',[212.5 -375 12.5 12.5], 'FaceColor',[0 0 0]);
rectangle('Position',[200 -387.5 12.5 12.5], 'FaceColor',[1 1 1]);
rectangle('Position',[212.5 -387.5 12.5 12.5], 'FaceColor',[0 0 0]);
rectangle('Position',[200 -400 12.5 12.5], 'FaceColor',[0 0 0]);
rectangle('Position',[212.5 -400 12.5 12.5], 'FaceColor',[0 0 0]);
rectangle('Position',[250 -362.5 12.5 12.5], 'FaceColor',[0 0 0]);
rectangle('Position',[262.5 -362.5 12.5 12.5], 'FaceColor',[0 0 0]);
rectangle('Position',[250 -375 12.5 12.5], 'FaceColor',[1 1 1]);
rectangle('Position',[262.5 -375 12.5 12.5], 'FaceColor',[1 1 1]);
rectangle('Position',[275 -362.5 12.5 12.5], 'FaceColor',[0 0 0]);
rectangle('Position',[287.5 -362.5 12.5 12.5], 'FaceColor',[1 1 1]);
rectangle('Position',[275 -375 12.5 12.5], 'FaceColor',[1 1 1]);
rectangle('Position',[287.5 -375 12.5 12.5], 'FaceColor',[1 1 1]);
rectangle('Position',[250 -387.5 12.5 12.5], 'FaceColor',[1 1 1]);
rectangle('Position',[262.5 -387.5 12.5 12.5], 'FaceColor',[1 1 1]);
rectangle('Position',[250 -400 12.5 12.5], 'FaceColor',[0 0 0]);
rectangle('Position',[262.5 -400 12.5 12.5], 'FaceColor',[0 0 0]);
rectangle('Position',[275 -387.5 12.5 12.5], 'FaceColor',[1 1 1]);
rectangle('Position',[287.5 -387.5 12.5 12.5], 'FaceColor',[1 1 1]);
rectangle('Position',[275 -400 12.5 12.5], 'FaceColor',[0 0 0]);
rectangle('Position',[287.5 -400 12.5 12.5], 'FaceColor',[0 0 0]);
rectangle('Position',[300 -312.5 12.5 12.5], 'FaceColor',[0 0 0]);
rectangle('Position',[312.5 -312.5 12.5 12.5], 'FaceColor',[0 0 0]);
rectangle('Position',[300 -325 12.5 12.5], 'FaceColor',[1 1 1]);
rectangle('Position',[312.5 -325 12.5 12.5], 'FaceColor',[1 1 1]);
rectangle('Position',[350 -312.5 12.5 12.5], 'FaceColor',[0 0 0]);
rectangle('Position',[362.5 -312.5 12.5 12.5], 'FaceColor',[0 0 0]);
rectangle('Position',[350 -325 12.5 12.5], 'FaceColor',[1 1 1]);
rectangle('Position',[362.5 -325 12.5 12.5], 'FaceColor',[1 1 1]);
rectangle('Position',[375 -312.5 12.5 12.5], 'FaceColor',[0 0 0]);
rectangle('Position',[387.5 -312.5 12.5 12.5], 'FaceColor',[0 0 0]);
rectangle('Position',[375 -325 12.5 12.5], 'FaceColor',[1 1 1]);
rectangle('Position',[387.5 -325 12.5 12.5], 'FaceColor',[0 0 0]);
rectangle('Position',[375 -337.5 12.5 12.5], 'FaceColor',[1 1 1]);
rectangle('Position',[387.5 -337.5 12.5 12.5], 'FaceColor',[0 0 0]);
rectangle('Position',[375 -350 12.5 12.5], 'FaceColor',[1 1 1]);
rectangle('Position',[387.5 -350 12.5 12.5], 'FaceColor',[0 0 0]);
rectangle('Position',[325 -362.5 12.5 12.5], 'FaceColor',[0 0 0]);
rectangle('Position',[337.5 -362.5 12.5 12.5], 'FaceColor',[0 0 0]);
rectangle('Position',[325 -375 12.5 12.5], 'FaceColor',[1 1 1]);
rectangle('Position',[337.5 -375 12.5 12.5], 'FaceColor',[1 1 1]);
rectangle('Position',[300 -387.5 12.5 12.5], 'FaceColor',[1 1 1]);
rectangle('Position',[312.5 -387.5 12.5 12.5], 'FaceColor',[1 1 1]);
rectangle('Position',[300 -400 12.5 12.5], 'FaceColor',[0 0 0]);
rectangle('Position',[312.5 -400 12.5 12.5], 'FaceColor',[0 0 0]);
rectangle('Position',[325 -387.5 12.5 12.5], 'FaceColor',[1 1 1]);
rectangle('Position',[337.5 -387.5 12.5 12.5], 'FaceColor',[1 1 1]);
rectangle('Position',[325 -400 12.5 12.5], 'FaceColor',[0 0 0]);
rectangle('Position',[337.5 -400 12.5 12.5], 'FaceColor',[0 0 0]);
rectangle('Position',[375 -362.5 12.5 12.5], 'FaceColor',[1 1 1]);
rectangle('Position',[387.5 -362.5 12.5 12.5], 'FaceColor',[0 0 0]);
rectangle('Position',[375 -375 12.5 12.5], 'FaceColor',[1 1 1]);
rectangle('Position',[387.5 -375 12.5 12.5], 'FaceColor',[0 0 0]);
rectangle('Position',[350 -387.5 12.5 12.5], 'FaceColor',[1 1 1]);
rectangle('Position',[362.5 -387.5 12.5 12.5], 'FaceColor',[1 1 1]);
rectangle('Position',[350 -400 12.5 12.5], 'FaceColor',[0 0 0]);
rectangle('Position',[362.5 -400 12.5 12.5], 'FaceColor',[0 0 0]);
rectangle('Position',[375 -387.5 12.5 12.5], 'FaceColor',[1 1 1]);
rectangle('Position',[387.5 -387.5 12.5 12.5], 'FaceColor',[0 0 0]);
rectangle('Position',[375 -400 12.5 12.5], 'FaceColor',[0 0 0]);
rectangle('Position',[387.5 -400 12.5 12.5], 'FaceColor',[0 0 0]);
X=[373.333,362.5,343.75,331.25,312.5,312.5,287.5,275,243.75,231.25,218.75,206.25,187.5,162.5,187.5,162.5,137.5,112.5,87.5,62.5,68.75,68.75,68.75,68.75,62.5,37.5,26.6667];
Y=[-373.333,-362.5,-368.75,-368.75,-362.5,-337.5,-312.5,-275,-268.75,-268.75,-268.75,-268.75,-262.5,-262.5,-237.5,-212.5,-187.5,-162.5,-137.5,-112.5,-93.75,-81.25,-68.75,-56.25,-37.5,-37.5,-26.6667];
hold on;
plot(X,Y,'r');
plot(X,Y,'bo');
legend('1530.09','Location','southoutside');
